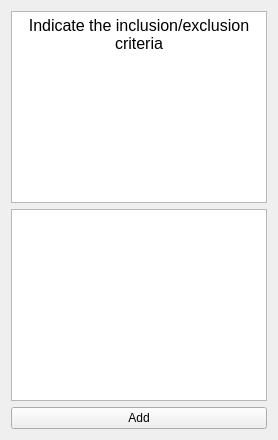
          <widget class="QWidget" name="tab_clinical_criteria">
           <attribute name="title">
            <string>Inclusion/Exclusion criteria</string>
           </attribute>
           <layout class="QGridLayout" name="gridLayout_22">
            <item row="1" column="0">
             <widget class="QTextEdit" name="textEdit_clinico_criteria_new"/>
            </item>
            <item row="0" column="0">
             <widget class="QTextEdit" name="textEdit_clinical_criteria">
              <property name="readOnly">
               <bool>true</bool>
              </property>
              <property name="html">
               <string>&lt;!DOCTYPE HTML PUBLIC &quot;-//W3C//DTD HTML 4.0//EN&quot; &quot;http://www.w3.org/TR/REC-html40/strict.dtd&quot;&gt;
&lt;html&gt;&lt;head&gt;&lt;meta name=&quot;qrichtext&quot; content=&quot;1&quot; /&gt;&lt;meta charset=&quot;utf-8&quot; /&gt;&lt;style type=&quot;text/css&quot;&gt;
p, li { white-space: pre-wrap; }
hr { height: 1px; border-width: 0; }
li.unchecked::marker { content: &quot;\2610&quot;; }
li.checked::marker { content: &quot;\2612&quot;; }
&lt;/style&gt;&lt;/head&gt;&lt;body style=&quot; font-family:'Sans Serif'; font-size:9pt; font-weight:400; font-style:normal;&quot;&gt;
&lt;p align=&quot;center&quot; style=&quot; margin-top:0px; margin-bottom:0px; margin-left:0px; margin-right:0px; -qt-block-indent:0; text-indent:0px;&quot;&gt;&lt;span style=&quot; font-size:12pt;&quot;&gt;Indicate the inclusion/exclusion criteria&lt;/span&gt;&lt;/p&gt;&lt;/body&gt;&lt;/html&gt;</string>
              </property>
             </widget>
            </item>
            <item row="2" column="0">
             <widget class="QPushButton" name="pushButton_clinical_criteria_add">
              <property name="text">
               <string>Add</string>
              </property>
             </widget>
            </item>
           </layout>
          </widget>
